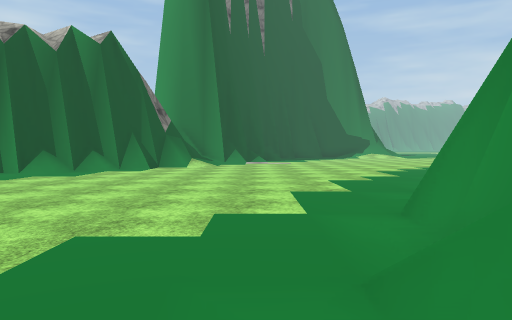
view 1 (above)

24 first-person views from a walk through a Unity game level. The camera is 1.4 m above the floor, tilts 2° down and sees 70° across. The floor is counted in squares, 2 m on a side. Each view is taken from the middle of a square. On the plan, view 1 faces up. The plan holds only what a view shows up to about 11 squares ahead; the rest is blank. The place goes on beyond the plan. The player character is not drawn. Some surface patterns are stand-ins.

view 2
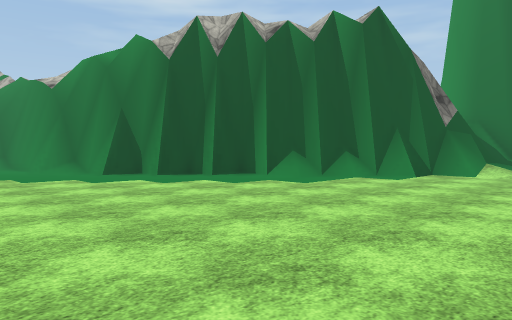

view 3
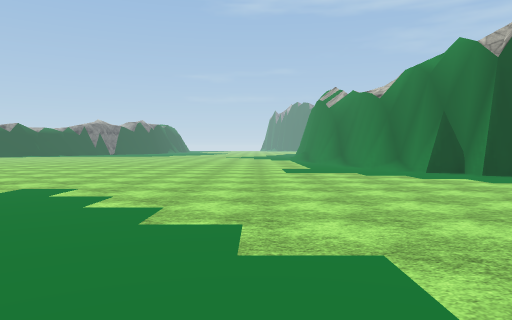

view 4
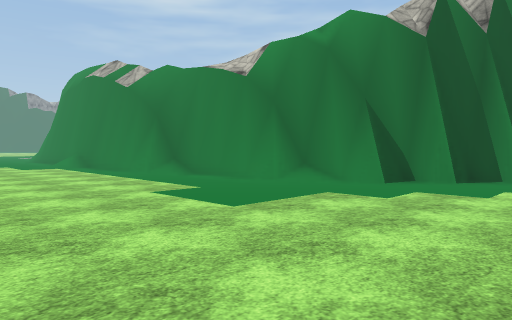

view 5
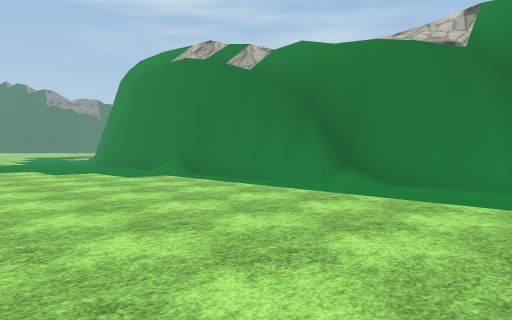

view 6
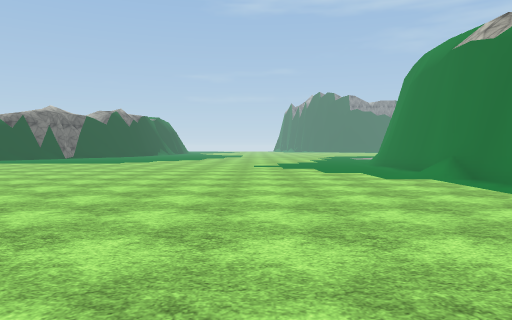

view 7
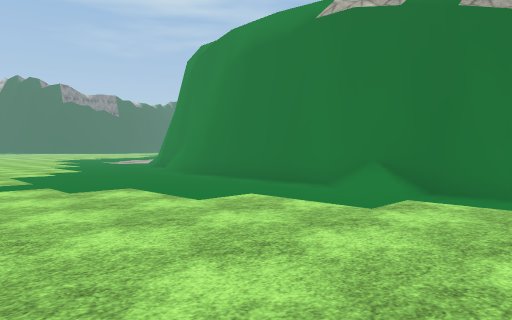

view 8
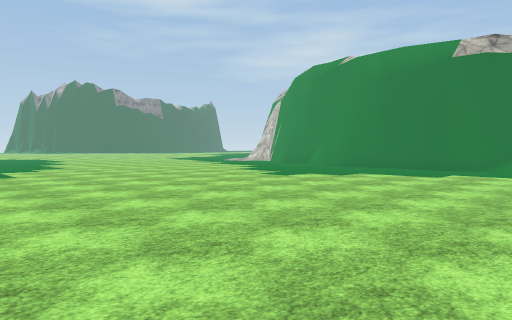

view 9
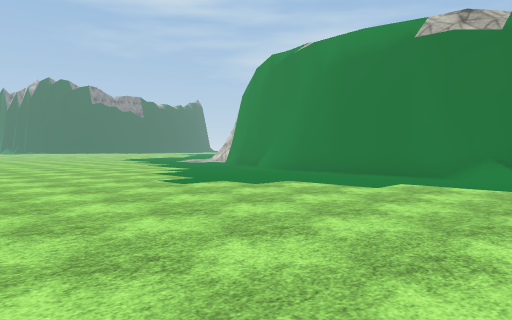

view 10
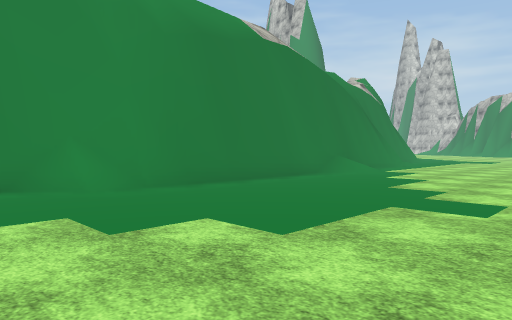

view 11
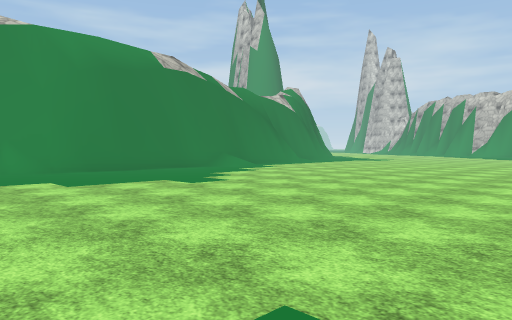

view 12
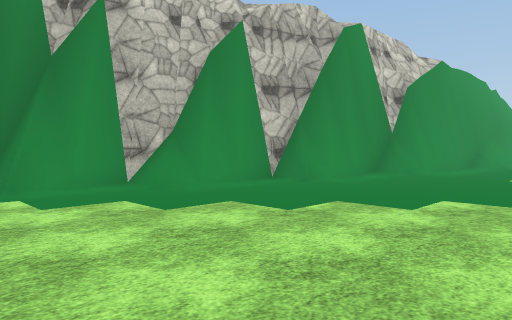

view 13
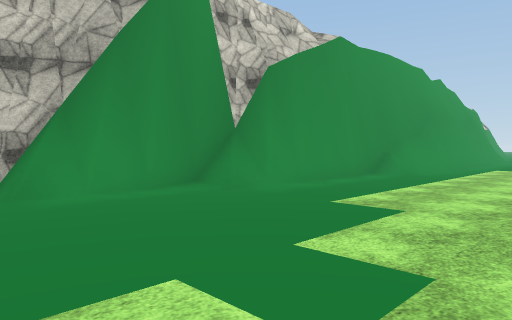

view 14
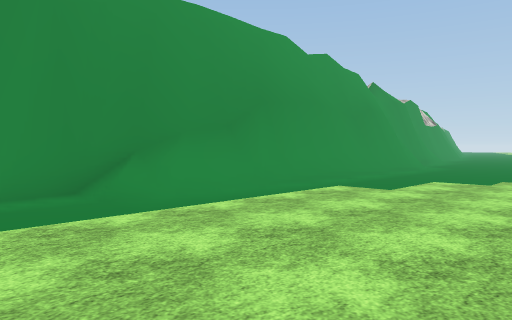

view 15
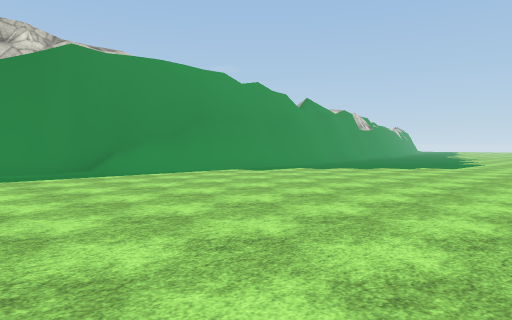

view 16
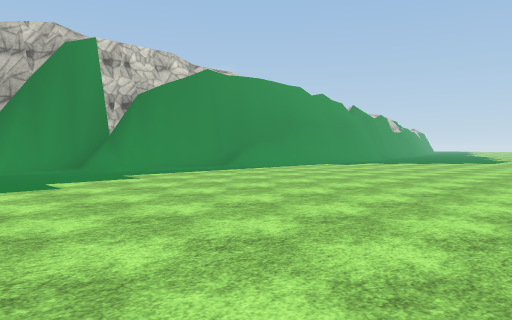

view 17
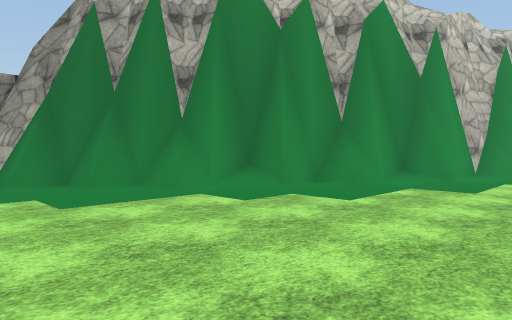

view 18
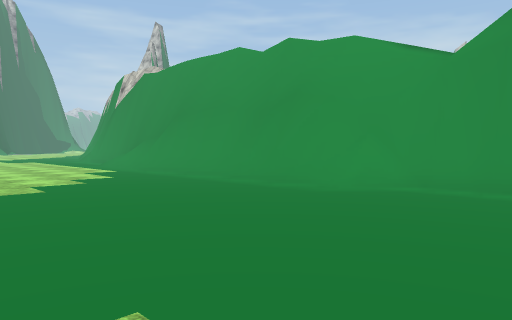

view 19
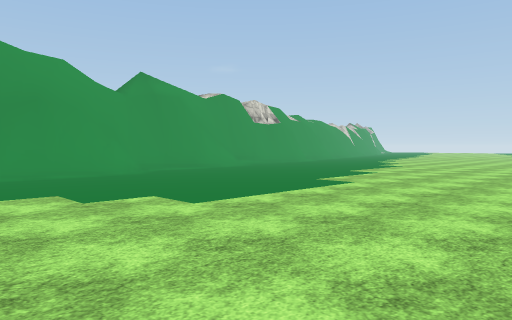

view 20
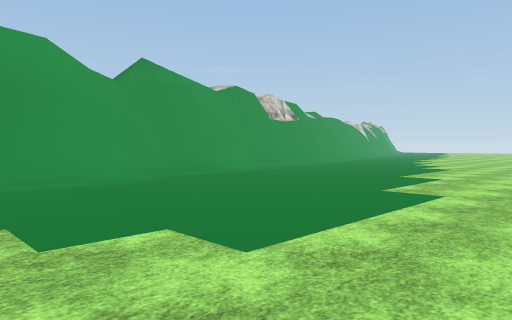

view 21
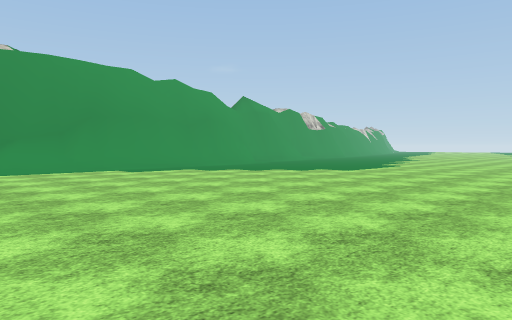

view 22
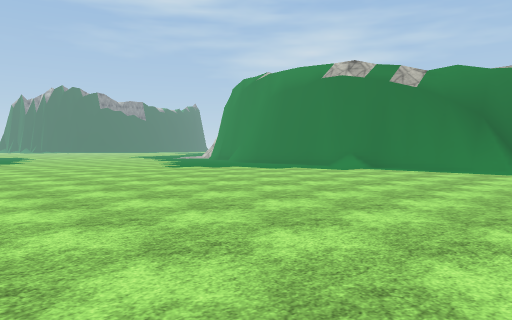

view 23
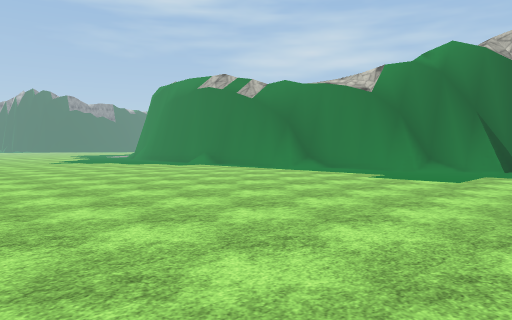

view 24
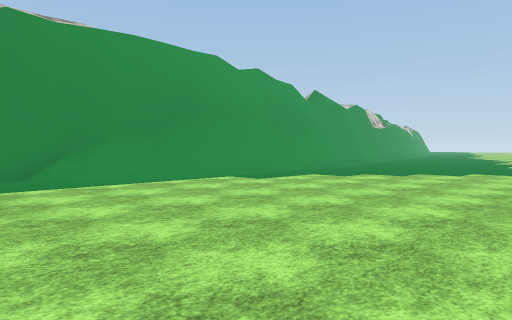

### Floor plan
Key: @ floor where view 1 was taken; # wall or solid block; . floor; / step, stairs or slope; = window, fence, low wall or low ledge.
Columns run from 29 left of view 1 to 6 right of it. Each row starts with its distance up from view 1.
 12                        ###... ..
 11                       ##/...........
 10                      ##/............
  9                     ##.............#
  8                    ##.............##
  7                  ###............./#
  6  ###         #####/..............##
  5  .=############.................##
  4  ........//..................../#
  3  ..............................##
  2 ...............................#
  1 ..............................##
  0 .............................@#
 -1 .............................##
 -2 .............................##
 -3 .............................#
 -4 ............................##
 -5 ............................##
 -6 . ..............  ..........#
 -7        ... . .. ............#
 -8                . ...........#
 -9                 .........../#
-10                ............/#
-11                ............##
-12                 ...........##
-13                 ...........#
-14                 ...........#
-15                 ...........#
-16                 ...........#
-17                  ..........#
-18                  ..........#
-19                  ..........#
-20                  ..........##
-21                  ...........#
-22                   ..........#
-23                   ..........#
-24                    ........

Where each view was taken, in squares from view 1:
view 1: 0 up, 0 right, facing up
view 2: 3 up, 0 right, facing up-left
view 3: 2 up, 1 right, facing left
view 4: 0 up, 6 left, facing up-left
view 5: 1 down, 11 left, facing up-left
view 6: 0 up, 11 left, facing left
view 7: 1 down, 17 left, facing up-left
view 8: 7 down, 18 left, facing up-left
view 9: 4 down, 18 left, facing up-left
view 10: 1 down, 29 left, facing up-right
view 11: 6 down, 29 left, facing up-right
view 12: 5 up, 5 left, facing down-right
view 13: 0 up, 6 left, facing down-right
view 14: 7 down, 7 left, facing down-right
view 15: 5 down, 12 left, facing down-right
view 16: 0 up, 12 left, facing down-right
view 17: 12 up, 1 left, facing down-right
view 18: 23 down, 8 left, facing up-right
view 19: 15 down, 12 left, facing down-right
view 20: 16 down, 10 left, facing down-right
view 21: 8 down, 14 left, facing down-right
view 22: 7 down, 13 left, facing up-left
view 23: 5 down, 7 left, facing up-left
view 24: 7 down, 10 left, facing down-right
